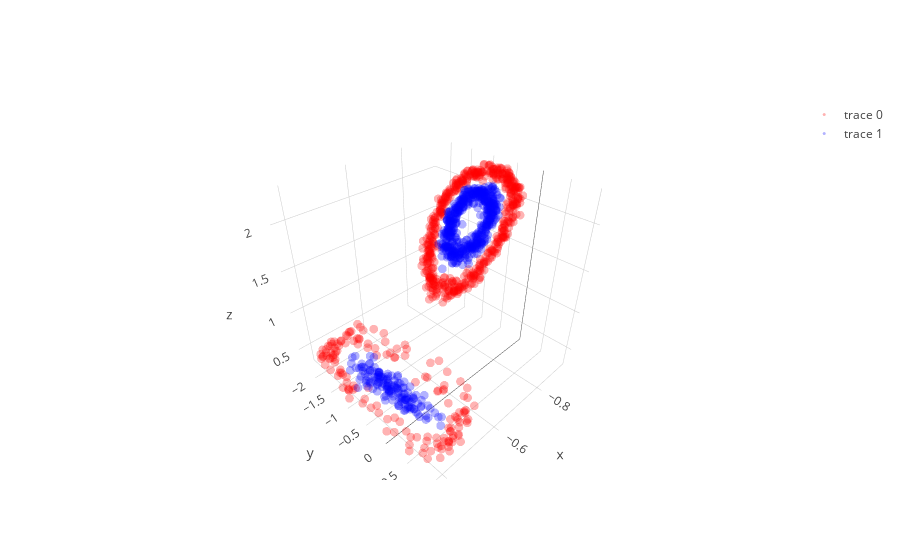
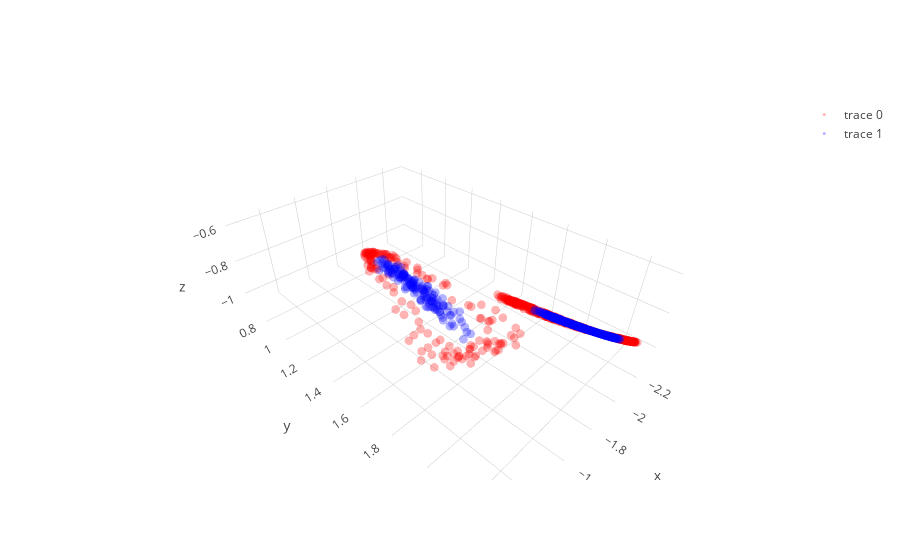
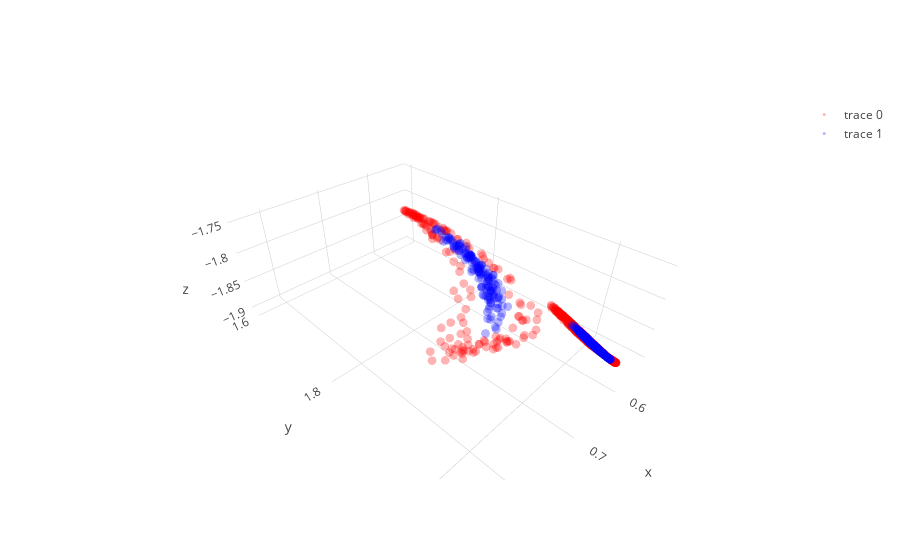

Notebook code cell kept with these figures, in order:
### Code cell
layer1,layer1_var = l1.feed_non(X)
layer2,layer2_var = l2.feed_non(layer1)
layer3,layer3_var = l3.feed_non(layer2)
layer4,layer4_var = l4.feed_linear(layer3)

show_3D(layer1)  
show_3D(layer2)    
show_3D(layer3)   

plt.figure(figsize=(8,6))
plt.scatter(layer4[y==0, 0], np.zeros((len(dsad)//2,1)), color='red',  alpha=0.1)
plt.scatter(layer4[y==1, 0], np.zeros((len(dsad)//2,1)), color='blue', alpha=0.1)
plt.show()

### Figure 1 — Plotly figure (JSON) as saved in the notebook; plotly's stock layout.template omitted (floating-point values rounded to 4 significant figures; data arrays with more than 128 entries replaced by an {"elided": "..."} marker saying what was removed)
{"data": [{"line": {"color": "red", "width": 0.5}, "marker": {"opacity": 0.3, "size": 3}, "mode": "markers", "type": "scatter3d", "uid": "4e1b62d0-fd6e-4b14-ad94-536e3a8fc48c", "x": {"elided": "650 float values"}, "y": {"elided": "650 float values"}, "z": {"elided": "650 float values"}}, {"line": {"color": "blue", "width": 0.5}, "marker": {"opacity": 0.3, "size": 3}, "mode": "markers", "type": "scatter3d", "uid": "78a7eabb-7e10-433d-aab1-6db265864dd9", "x": {"elided": "650 float values"}, "y": {"elided": "650 float values"}, "z": {"elided": "650 float values"}}], "layout": {}}

### Figure 2 — Plotly figure (JSON) as saved in the notebook; plotly's stock layout.template omitted (floating-point values rounded to 4 significant figures; data arrays with more than 128 entries replaced by an {"elided": "..."} marker saying what was removed)
{"data": [{"line": {"color": "red", "width": 0.5}, "marker": {"opacity": 0.3, "size": 3}, "mode": "markers", "type": "scatter3d", "uid": "cb4176d6-420f-4b21-8835-cc847f04867b", "x": {"elided": "650 float values"}, "y": {"elided": "650 float values"}, "z": {"elided": "650 float values"}}, {"line": {"color": "blue", "width": 0.5}, "marker": {"opacity": 0.3, "size": 3}, "mode": "markers", "type": "scatter3d", "uid": "90f47e89-a7a4-4195-aec9-189806b70819", "x": {"elided": "650 float values"}, "y": {"elided": "650 float values"}, "z": {"elided": "650 float values"}}], "layout": {}}

### Figure 3 — Plotly figure (JSON) as saved in the notebook; plotly's stock layout.template omitted (floating-point values rounded to 4 significant figures; data arrays with more than 128 entries replaced by an {"elided": "..."} marker saying what was removed)
{"data": [{"line": {"color": "red", "width": 0.5}, "marker": {"opacity": 0.3, "size": 3}, "mode": "markers", "type": "scatter3d", "uid": "baa0a6e3-4867-4ffc-9004-7afa55318dbb", "x": {"elided": "650 float values"}, "y": {"elided": "650 float values"}, "z": {"elided": "650 float values"}}, {"line": {"color": "blue", "width": 0.5}, "marker": {"opacity": 0.3, "size": 3}, "mode": "markers", "type": "scatter3d", "uid": "80c8a351-addb-49ae-9d95-ffd7c5edc346", "x": {"elided": "650 float values"}, "y": {"elided": "650 float values"}, "z": {"elided": "650 float values"}}], "layout": {}}
